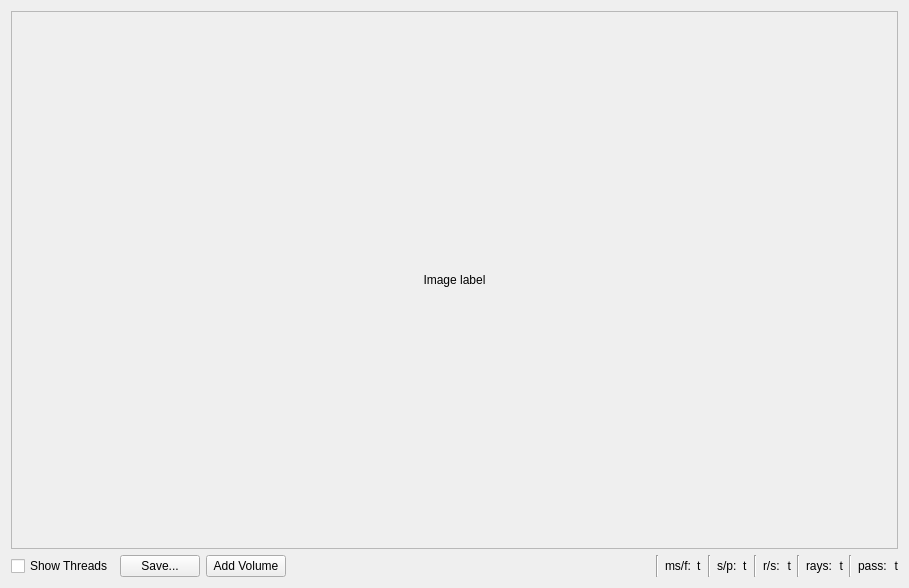
<?xml version="1.0" encoding="UTF-8"?>
<ui version="4.0">
 <class>PainterWindow</class>
 <widget class="QWidget" name="PainterWindow">
  <property name="geometry">
   <rect>
    <x>0</x>
    <y>0</y>
    <width>909</width>
    <height>588</height>
   </rect>
  </property>
  <property name="windowTitle">
   <string>Form</string>
  </property>
  <layout class="QVBoxLayout" name="verticalLayout">
   <item>
    <widget class="QScrollArea" name="scrollArea">
     <property name="widgetResizable">
      <bool>true</bool>
     </property>
     <widget class="QWidget" name="scrollAreaWidgetContents">
      <property name="geometry">
       <rect>
        <x>0</x>
        <y>0</y>
        <width>877</width>
        <height>507</height>
       </rect>
      </property>
      <layout class="QVBoxLayout" name="verticalLayout_2">
       <item>
        <widget class="QLabel" name="label_points">
         <property name="text">
          <string>Image label</string>
         </property>
         <property name="alignment">
          <set>Qt::AlignCenter</set>
         </property>
        </widget>
       </item>
      </layout>
     </widget>
    </widget>
   </item>
   <item>
    <layout class="QHBoxLayout" name="horizontalLayout">
     <item>
      <widget class="QCheckBox" name="checkBox_show_threads">
       <property name="text">
        <string>Show Threads</string>
       </property>
      </widget>
     </item>
     <item>
      <widget class="QPushButton" name="pushButton_save_to_file">
       <property name="text">
        <string>Save...</string>
       </property>
      </widget>
     </item>
     <item>
      <widget class="QPushButton" name="pushButton_add_volume">
       <property name="text">
        <string>Add Volume</string>
       </property>
      </widget>
     </item>
     <item>
      <spacer name="horizontalSpacer">
       <property name="orientation">
        <enum>Qt::Horizontal</enum>
       </property>
       <property name="sizeHint" stdset="0">
        <size>
         <width>40</width>
         <height>20</height>
        </size>
       </property>
      </spacer>
     </item>
     <item>
      <layout class="QGridLayout" name="gridLayout">
       <item row="0" column="13">
        <widget class="QLabel" name="label_1">
         <property name="text">
          <string>pass:</string>
         </property>
        </widget>
       </item>
       <item row="0" column="14">
        <widget class="QLabel" name="label_pass_count">
         <property name="text">
          <string>t</string>
         </property>
         <property name="alignment">
          <set>Qt::AlignRight|Qt::AlignTrailing|Qt::AlignVCenter</set>
         </property>
        </widget>
       </item>
       <item row="0" column="12">
        <widget class="Line" name="line">
         <property name="orientation">
          <enum>Qt::Vertical</enum>
         </property>
        </widget>
       </item>
       <item row="0" column="11">
        <widget class="QLabel" name="label_ray_count">
         <property name="text">
          <string>t</string>
         </property>
         <property name="alignment">
          <set>Qt::AlignRight|Qt::AlignTrailing|Qt::AlignVCenter</set>
         </property>
        </widget>
       </item>
       <item row="0" column="0">
        <widget class="Line" name="line_2">
         <property name="orientation">
          <enum>Qt::Vertical</enum>
         </property>
        </widget>
       </item>
       <item row="0" column="8">
        <widget class="QLabel" name="label_rays_per_second">
         <property name="toolTip">
          <string>Rays per Second</string>
         </property>
         <property name="text">
          <string>t</string>
         </property>
         <property name="alignment">
          <set>Qt::AlignRight|Qt::AlignTrailing|Qt::AlignVCenter</set>
         </property>
        </widget>
       </item>
       <item row="0" column="7">
        <widget class="QLabel" name="label">
         <property name="toolTip">
          <string>Rays per Second</string>
         </property>
         <property name="text">
          <string>r/s:</string>
         </property>
        </widget>
       </item>
       <item row="0" column="9">
        <widget class="Line" name="line_3">
         <property name="orientation">
          <enum>Qt::Vertical</enum>
         </property>
        </widget>
       </item>
       <item row="0" column="10">
        <widget class="QLabel" name="label_2">
         <property name="text">
          <string>rays:</string>
         </property>
        </widget>
       </item>
       <item row="0" column="5">
        <widget class="QLabel" name="label_samples_per_pixel">
         <property name="toolTip">
          <string>Samples per Pixel</string>
         </property>
         <property name="text">
          <string>t</string>
         </property>
        </widget>
       </item>
       <item row="0" column="4">
        <widget class="QLabel" name="label_4">
         <property name="toolTip">
          <string>Samples per Pixel</string>
         </property>
         <property name="text">
          <string>s/p:</string>
         </property>
        </widget>
       </item>
       <item row="0" column="6">
        <widget class="Line" name="line_4">
         <property name="orientation">
          <enum>Qt::Vertical</enum>
         </property>
        </widget>
       </item>
       <item row="0" column="2">
        <widget class="QLabel" name="label_milliseconds_per_frame">
         <property name="toolTip">
          <string>Milliseconds per Frame</string>
         </property>
         <property name="text">
          <string>t</string>
         </property>
        </widget>
       </item>
       <item row="0" column="3">
        <widget class="Line" name="line_5">
         <property name="orientation">
          <enum>Qt::Vertical</enum>
         </property>
        </widget>
       </item>
       <item row="0" column="1">
        <widget class="QLabel" name="label_5">
         <property name="text">
          <string>ms/f:</string>
         </property>
        </widget>
       </item>
      </layout>
     </item>
    </layout>
   </item>
  </layout>
 </widget>
 <resources/>
 <connections/>
</ui>
